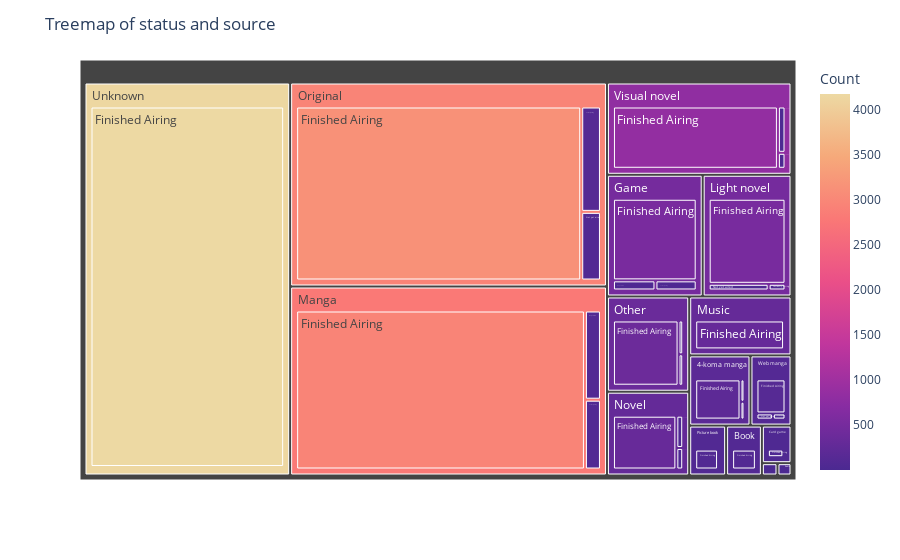

Notebook code for this chart:
### Markdown cell above
### Mosaic

### Code cell
x_var = 'status'
y_var = 'source'

grouped_df = df.groupby([y_var, x_var]).size().reset_index(name='Count')

fig = px.treemap(
    grouped_df,
    path=[y_var, x_var],
    values='Count',
    color='Count',
    color_continuous_scale=px.colors.sequential.Agsunset)


fig.update_layout(
    title=f'Treemap of {x_var} and {y_var}',
)

# Show the plot
fig.show()

### Figure 1 — Plotly figure (JSON) as saved in the notebook; plotly's stock layout.template omitted (floating-point values rounded to 4 significant figures)
{"data": [{"branchvalues": "total", "customdata": [[8], [3], [1], [33], [9], [72], [2], [14], [132], [14], [6], [18], [29], [10], [206], [93], [51], [7], [540], [522], [2955], [309], [324], [3149], [381], [88], [9], [4181], [848], [127], [10], [4], [2], [34], [32], [92], [3], [21], [86], [13], [2], [11], [10], [13], [190.2], [93], [45.28], [5.4], [484.1], [485.9], [2804.0], [304.1], [294.2], [2952.0], [356.7], [81.08], [9], [4152.0], [811.8], [109.3]], "domain": {"x": [0, 1], "y": [0, 1]}, "hovertemplate": "labels=%{label}<br>Count_sum=%{value}<br>parent=%{parent}<br>id=%{id}<br>Count=%{color}<extra></extra>", "ids": ["4-koma manga/Currently Airing", "Card game/Currently Airing", "Digital manga/Currently Airing", "Game/Currently Airing", "Light novel/Currently Airing", "Manga/Currently Airing", "Music/Currently Airing", "Novel/Currently Airing", "Original/Currently Airing", "Other/Currently Airing", "Picture book/Currently Airing", "Unknown/Currently Airing", "Visual novel/Currently Airing", "Web manga/Currently Airing", "4-koma manga/Finished Airing", "Book/Finished Airing", "Card game/Finished Airing", "Digital manga/Finished Airing", "Game/Finished Airing", "Light novel/Finished Airing", "Manga/Finished Airing", "Music/Finished Airing", "Novel/Finished Airing", "Original/Finished Airing", "Other/Finished Airing", "Picture book/Finished Airing", "Radio/Finished Airing", "Unknown/Finished Airing", "Visual novel/Finished Airing", "Web manga/Finished Airing", "4-koma manga/Not yet aired", "Card game/Not yet aired", "Digital manga/Not yet aired", "Game/Not yet aired", "Light novel/Not yet aired", "Manga/Not yet aired", "Music/Not yet aired", "Novel/Not yet aired", "Original/Not yet aired", "Other/Not yet aired", "Picture book/Not yet aired", "Unknown/Not yet aired", "Visual novel/Not yet aired", "Web manga/Not yet aired", "4-koma manga", "Book", "Card game", "Digital manga", "Game", "Light novel", "Manga", "Music", "Novel", "Original", "Other", "Picture book", "Radio", "Unknown", "Visual novel", "Web manga"], "labels": ["Currently Airing", "Currently Airing", "Currently Airing", "Currently Airing", "Currently Airing", "Currently Airing", "Currently Airing", "Currently Airing", "Currently Airing", "Currently Airing", "Currently Airing", "Currently Airing", "Currently Airing", "Currently Airing", "Finished Airing", "Finished Airing", "Finished Airing", "Finished Airing", "Finished Airing", "Finished Airing", "Finished Airing", "Finished Airing", "Finished Airing", "Finished Airing", "Finished Airing", "Finished Airing", "Finished Airing", "Finished Airing", "Finished Airing", "Finished Airing", "Not yet aired", "Not yet aired", "Not yet aired", "Not yet aired", "Not yet aired", "Not yet aired", "Not yet aired", "Not yet aired", "Not yet aired", "Not yet aired", "Not yet aired", "Not yet aired", "Not yet aired", "Not yet aired", "4-koma manga", "Book", "Card game", "Digital manga", "Game", "Light novel", "Manga", "Music", "Novel", "Original", "Other", "Picture book", "Radio", "Unknown", "Visual novel", "Web manga"], "marker": {"coloraxis": "coloraxis", "colors": [8, 3, 1, 33, 9, 72, 2, 14, 132, 14, 6, 18, 29, 10, 206, 93, 51, 7, 540, 522, 2955, 309, 324, 3149, 381, 88, 9, 4181, 848, 127, 10, 4, 2, 34, 32, 92, 3, 21, 86, 13, 2, 11, 10, 13, 190.2, 93, 45.28, 5.4, 484.1, 485.9, 2804.0, 304.1, 294.2, 2952.0, 356.7, 81.08, 9, 4152.0, 811.8, 109.3]}, "name": "", "parents": ["4-koma manga", "Card game", "Digital manga", "Game", "Light novel", "Manga", "Music", "Novel", "Original", "Other", "Picture book", "Unknown", "Visual novel", "Web manga", "4-koma manga", "Book", "Card game", "Digital manga", "Game", "Light novel", "Manga", "Music", "Novel", "Original", "Other", "Picture book", "Radio", "Unknown", "Visual novel", "Web manga", "4-koma manga", "Card game", "Digital manga", "Game", "Light novel", "Manga", "Music", "Novel", "Original", "Other", "Picture book", "Unknown", "Visual novel", "Web manga", "", "", "", "", "", "", "", "", "", "", "", "", "", "", "", ""], "type": "treemap", "values": [8, 3, 1, 33, 9, 72, 2, 14, 132, 14, 6, 18, 29, 10, 206, 93, 51, 7, 540, 522, 2955, 309, 324, 3149, 381, 88, 9, 4181, 848, 127, 10, 4, 2, 34, 32, 92, 3, 21, 86, 13, 2, 11, 10, 13, 224, 93, 58, 10, 607, 563, 3119, 314, 359, 3367, 408, 96, 9, 4210, 887, 150]}], "layout": {"coloraxis": {"colorbar": {"title": {"text": "Count"}}, "colorscale": [[0, "rgb(75, 41, 145)"], [0.1667, "rgb(135, 44, 162)"], [0.3333, "rgb(192, 54, 157)"], [0.5, "rgb(234, 79, 136)"], [0.6667, "rgb(250, 120, 118)"], [0.8333, "rgb(246, 169, 122)"], [1, "rgb(237, 217, 163)"]]}, "legend": {"tracegroupgap": 0}, "margin": {"t": 60}, "title": {"text": "Treemap of status and source"}}}
